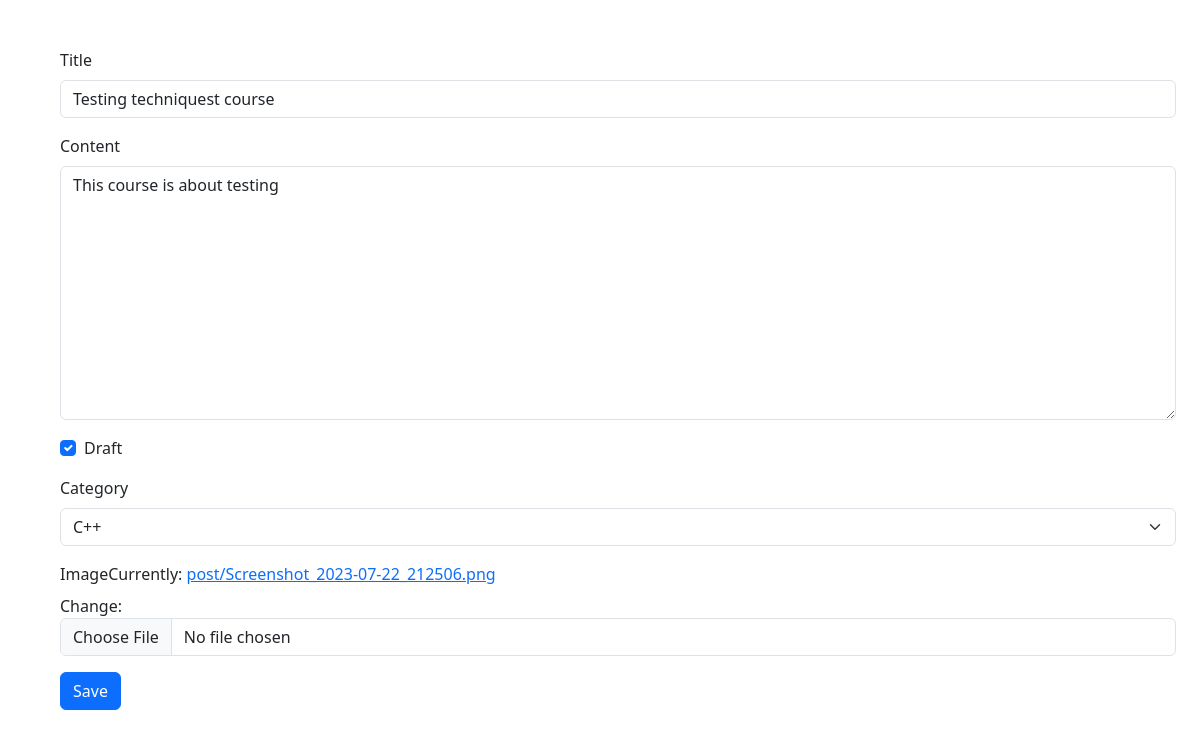
The app's page /posts/7/edit with its own data.
### posts/models.py (models this page shows, shortened)
class Post(models.Model):
    author = models.ForeignKey(User, related_name='post_author', on_delete=models.CASCADE)
    title = models.CharField(max_length=100)
    content = models.TextField(max_length=20000)
    draft = models.BooleanField(default=True)
    publish_date = models.DateTimeField(auto_now=True)
    category = models.ForeignKey('Category', related_name='post_category', on_delete=models.SET_NULL, null=True)
    tags = TaggableManager()
    image = models.ImageField(upload_to='post')

### posts/views.py (the view)
# urls.py: path('posts/<int:pk>/edit', edit_post, name='edit_post'),
def edit_post(request, pk):
    post = Post.objects.get(id=pk)
    if request.method == 'POST':
        form = PostForm(request.POST, request.FILES, instance=post)
        if form.is_valid():
            myform = form.save(commit=False)
            myform.author = request.user
            myform.save()
            return redirect('/posts/')
    else:
        form = PostForm(instance=post)
    context = {'form': form}
    return render(request, 'posts/post_form.html', context)

### posts/forms.py
class PostForm(forms.ModelForm):
    class Meta:
        model = Post
        fields = '__all__'
        exclude = ['author']

### posts/models.py (called while the page is built)
    def __str__(self):
        return self.name

### posts/templates/posts/post_form.html (shortened to what this page needs)
{% extends 'posts/base.html' %}
{% load django_bootstrap5 %}
{% block content %}
    <form action="" method='post' enctype="multipart/form-data" class="form">
        {% bootstrap_form form %}
        {% bootstrap_button button_type="submit" content="Save" %}
    </form>
    {% endblock content %}

### records on screen
Post: title "Testing techniquest course", content "This course is about testing", draft "☑", category "C++"
